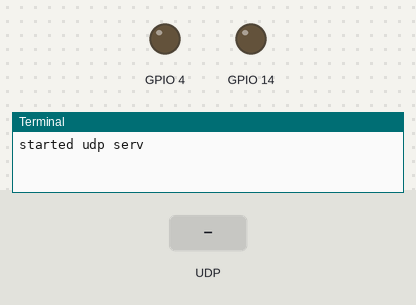
A program run on a simulated Raspberry Pi (BCM pin numbers). Parts: output pins drawn as LEDs (lit = HIGH), the last lines printed to the terminal. The test bench sets the inputs (shaded band). The clock reads 2024-03-15 10:24:30 at power-on unless the program sets it; threads take turns every 2 ms.

Above: at 1.2 s.
1.3 s: UDP packet "1" arrives
At 2.5 s:
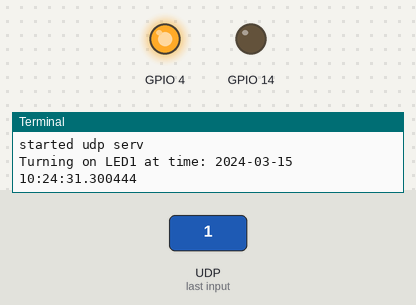
2.8 s: UDP packet "0" arrives
At 3.6 s:
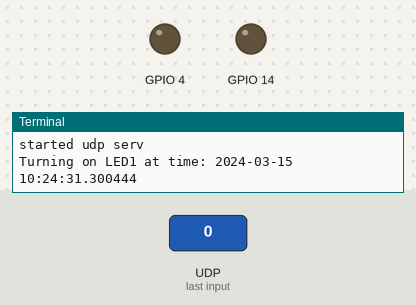
4.3 s: UDP packet "1" arrives
At 7.5 s:
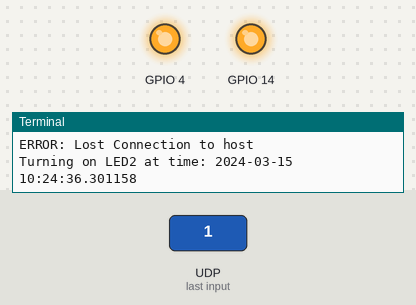
Timing chart, 0 to 9.0 s (numbered marks = the images above; inputs shaded):
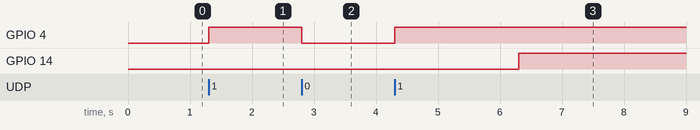

The program:

aktuator_node.py
```python
import socket                   # Library to handle udp connections
from threading import *         # Library to enable threading
import threading                # Threading to enable the lock function
import time                     # Import time library
import RPi.GPIO as GPIO         # Library to be able to control the electronics / GPIO pins of the RPi
import datetime

isOn=False                      # Global variable to track if the first LED is on or off
keepAlive=1                     # global variable tat keeps track of the connection to the sensor node with hello messages

def udp_server(host='10.34.0.1', port=1234):                            # udp server function that listens to the socket 10.34.0.1:1234
        print("started udp serv")
        s = socket.socket(socket.AF_INET, socket.SOCK_DGRAM)            # create a socket
        s.setsockopt(socket.SOL_SOCKET, socket.SO_REUSEADDR, 1)         # check if socket is already in use and if so cancel it to be able to use it
        s.bind((host, port))                                            # start listening on host ipv4 address 10.34.0.1 and port 1234 (by default if other arguments isn't passed to udp_server())

        global lastRecv
        global keepAlive
        global isOn

        while True:                                                     # while loop that keeps the udp server running
                (data, addr) = s.recvfrom(128*1024)                     # store the return values from the incoming connection in the variables, 'data' and 'addr'
                udpSendHello(data)                                      # Calls a function that sends back to recieved data (as a form of a 2-way handshake to verify to sender that we recieved data)

                if int(data) == 1:      # checks if the value of recieved data is equal to 1 - turn first LED on
                        if isOn == False:       # checks if the first LED is turned on or not
                                isOn = True
                                ledThread=Thread(target=led1Start)      # if isOn is false start a new thread for the function led1Start() to turn on the first LED (otherwise if it is already on we don't have to turn it on again)
                                ledThread.start()                       # start the thread

                elif int(data) == 0:    # checks if recieved data is equal to 0 (indicating that the LED should be turned off)
                        ledStop()       # turn of all LEDs

                elif int(data) == -1:   # -1 turn of the whole program
                        return 0

                elif int(data) == 2:
                        keepAlive = 1   # set the global variable keepAlive to 1 every time we recieve an error message
                else:   # unkown data value recieved (accepts: -1,0,1)
                        print("ERROR: Unkown input")

        return 0

def udpSendHello(data): # function that sends the argument to the other RPi @ 10.35.0.2:5555
        s = socket.socket(socket.AF_INET, socket.SOCK_DGRAM)    # create a socket
        address = ("10.35.0.2", 5555) # define a tuple to hold the socket information of the other RPi
        s.sendto(data, address) # send that data to the socket

        return 0

def led2Start():        # function that turns on the second LED (will be called from led1Start on a different thread)
        global isOn     # defines that the variable isOn should be the global variable and not a new local variable
        GPIO.output(14, GPIO.HIGH)      # send ON signal (HIGH) to GPIO pin 14 to turn on the second LED

        print("Turning on LED2 at time: " + str(datetime.datetime.now()))

        return 0

def ledStop():          # function to turn of both LEDs
        global isOn     # defines that the variable isOn should be the global variable and not a new local variable
        isOn = False    # set global variable isOn to false indicating the LEDs are turned off
        GPIO.output(14, GPIO.LOW)       # turn of the LED on GPIO pin 14
        GPIO.output(4, GPIO.LOW)        # turn of the LED on GPIO pin 14

        return 0

def led1Start():        # function that turns the first LED on
        global isOn     # defines that the variable isOn should be the global variable and not a new local variable
        GPIO.output(4, GPIO.HIGH)       # send ON signal (high) to GPIO pin 4, turning the led ON
        tid1=time.time()        # variable that stores the time when LED1 is turned on
        print("Turning on LED1 at time: " + str(datetime.datetime.now()))
        time.sleep(5)   # sleep this thread (this function will only be run in a separate thread from the main thread)


        if isOn:        # after the thread has sleept for 5 seconds - check if the variable isOn is true (if LED1 is on)
                try:
                        led2Start() # turn LED2 on if LED1 is on
                except:
                        return 0

def keepAliveFunc():    # Function that keeps track of the connection to the sensor node
        global keepAlive        # global variable that keeps track of the keep-alive value, true means that we have recieved a keep alive withn the last 6 seconds
        firstWarning=True       # variable that keeps track if this is the first warning or not (so that we dont spam the error / status message
        while True:
                if keepAlive == 1:      # if keep alive is set to 1 (or true)
                        if firstWarning == False:       # if first warning is false meaning that this is the first warning since the connection changed status
                                print("STATUS: Connection established to host") # print status message indicating we have recieved connection to the sensor node
                                firstWarning=True       # set firstwarning to ture indicating we have recieved the first warning
                        keepAlive = 0   # set the global variable keepAlive to 0 - keepAlive will be set to 1 everytime we recieve a hello message in main-thread
                        time.sleep(6)   # sleep for 6 seconds

                elif keepAlive == 0 and firstWarning: # if keepAlive is 0 and firstWarning is true print error message (that we lost connection)
                        print("ERROR: Lost Connection to host")
                        firstWarning=False      # set firstWarning to false indicating we have printed the first wanring

def main():
        # Turns the GPIO pins 4, and 14 on for communication OUT (to them)
        GPIO.setmode(GPIO.BCM)
        GPIO.setup(14, GPIO.OUT)
        GPIO.setup(4, GPIO.OUT)

        t1 = Thread(target=keepAliveFunc)
        t1.start()
        ledStop() # turns the LEDs off (if they should have been on by default) before starting the programing

        udp_server() # start UDP server from where another thread will be run to controll the LEDs

        GPIO.cleanup() # turns the GPIO pins of before closing the program

        return 0

if __name__ == '__main__':
        main()
```

Measured:
- after the input at 1.3 s, GPIO 4: LOW → HIGH at once
- after the input at 2.8 s, GPIO 4: HIGH → LOW at once
- after the input at 4.3 s, GPIO 4: LOW → HIGH at once; GPIO 14: LOW → HIGH after 2.0 s
